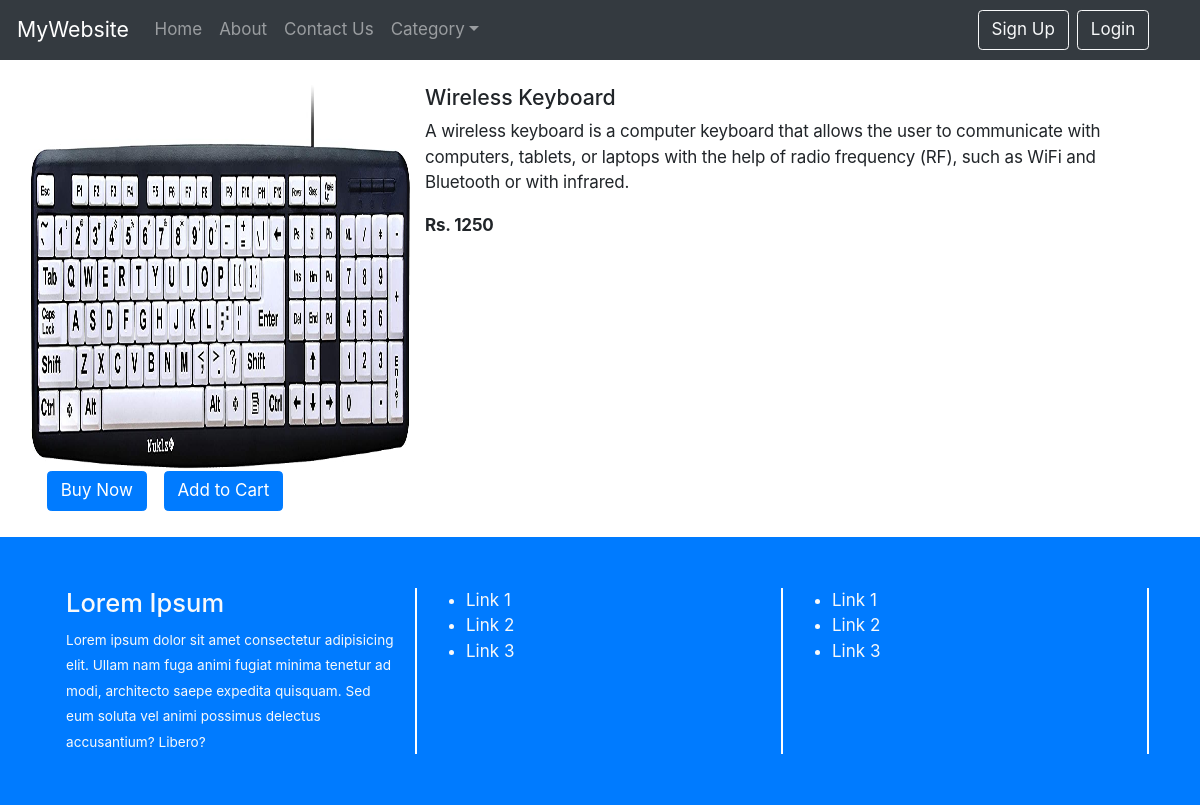
Page /productview/1 on the committed database.
### Spapp/models.py (models this page shows)
class Product(models.Model):
    prod_title = models.CharField(max_length=100, null=True, blank=True)
    prod_category = models.ForeignKey(Category, on_delete=models.CASCADE, null=True, blank=True)
    prod_desc = models.CharField(max_length=200, null=True, blank=True)
    prod_price = models.IntegerField(null=True, blank=True)
    prod_pic = models.FileField(upload_to="images/%y/%m/%d")
    def __str__(self):
        return self.prod_title
    class Meta:
        verbose_name_plural = "Product"

### Spapp/views.py (the view)
# urls.py: path('productview/<int:id>',views.productview, name='productview'),
def productview(request, id):
    product = Product.objects.filter(id=id)
    print(product)
    print("In product view")
    return render(request, 'Spapp/productview.html', {'product': product[0]})

### Spapp/templates/Spapp/productview.html (shortened to what this page needs)
{% extends "base.html" %}
{% block body %}
{% load static %}
  <div class="container my-4">
    <div class="row">
      <div class="col-md-4">
        <div class="row">
          <img src="/media/{{product.prod_pic}}" width="223px" height="386px">
        </div>
        <div class="row">
          <button class="btn btn-primary mx-3">Buy Now</button>
          <button class="btn btn-primary">Add to Cart</button>
        </div>
      </div>
      <div class="col-md-8">
        <h5>{{product.prod_title}}</h5>
        <p>{{product.prod_desc}}</p>
        <p><b>Rs. {{product.prod_price}}</b></p>
      </div>
    </div>
  </div>
{% endblock %}

### Spapp/static/css/style.css (style rules this page uses)
html { color: #303030; background-color: white; box-sizing: border-box; font-family: -apple-system, BlinkMacSystemFont, "avenir next", avenir, "segoe ui", "fira sans", roboto, noto, "droid sans", "liberation sans", "lucida grande", "helvetica neue", helvetica, "franklin gothic medium", "century gothic", cantarell, oxygen, ubuntu, sans-serif; font-size: calc(14px + 0.25vw); line-height: 1.55; -webkit-font-kerning: normal; font-kerning: normal; text-rendering: optimizeLegibility; -webkit-font-feature-settings: "kern", "liga" 1, "calt" 0; font-feature-settings: "kern", "liga" 1, "calt" 0; -ms-text-size-adjust: 100%; -webkit-text-size-adjust: 100%; }
body { margin: 0; }
*, *::before, *::after { box-sizing: inherit; }
p, blockquote, ul, ol, dl, table, pre { margin-top: 0; margin-bottom: 1.25em; }
h1, h2, h3, h4, h5, h6 { font-weight: 500; line-height: 1.25em; margin-bottom: 1.25rem; margin-top: 2rem; position: relative; }
h5 { font-size: 1.25em; }
p { letter-spacing: -0.01em; }
b, strong { font-weight: inherit; font-weight: 600; }
img { border-style: none; border: 0; max-width: 100%; }
button, input, optgroup, select, textarea { font-family: sans-serif; font-size: 100%; line-height: 1.15; margin: 0; }
button, input { overflow: visible; }
button, select { text-transform: none; }
button, html [type="button"], [type="reset"], [type="submit"] { -webkit-appearance: button; }

### Spapp/templates/base.html (style rules this page uses)
img { width: 100%; }

### rows in the picture
Product: prod_pic (picture), prod_title "Wireless Keyboard", prod_desc "A wireless keyboard is a computer keyboard that allows the user to communicate with computers, tablets, or laptops with the help of radio frequency (RF), such as WiFi and Bluetooth or with infrared.", prod_price "1250"
